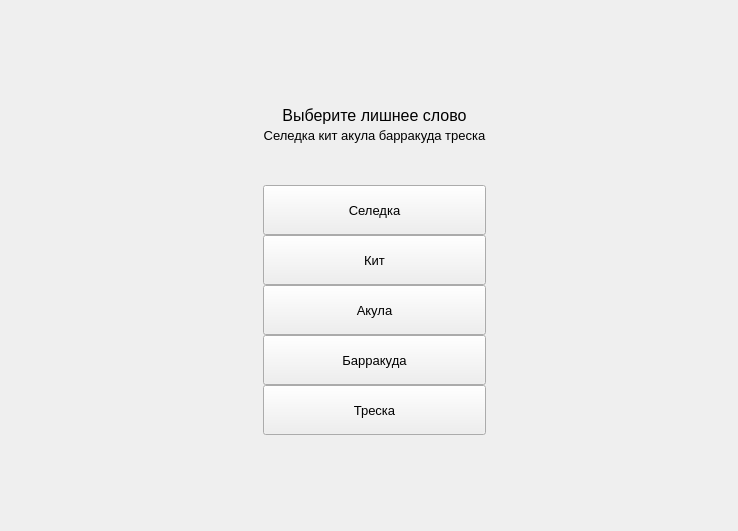
      <widget class="QWidget" name="page_6">
       <layout class="QGridLayout" name="gridLayout_12">
        <property name="rightMargin">
         <number>0</number>
        </property>
        <property name="bottomMargin">
         <number>0</number>
        </property>
        <property name="spacing">
         <number>0</number>
        </property>
        <item row="0" column="0">
         <widget class="QWidget" name="widget_6" native="true">
          <layout class="QGridLayout" name="gridLayout_8">
           <property name="leftMargin">
            <number>0</number>
           </property>
           <property name="topMargin">
            <number>0</number>
           </property>
           <property name="rightMargin">
            <number>0</number>
           </property>
           <property name="bottomMargin">
            <number>0</number>
           </property>
           <property name="spacing">
            <number>0</number>
           </property>
           <item row="0" column="2">
            <spacer name="verticalSpacer_16">
             <property name="orientation">
              <enum>Qt::Vertical</enum>
             </property>
             <property name="sizeHint" stdset="0">
              <size>
               <width>20</width>
               <height>95</height>
              </size>
             </property>
            </spacer>
           </item>
           <item row="1" column="1" colspan="2">
            <widget class="QLabel" name="label_8">
             <property name="font">
              <font>
               <pointsize>12</pointsize>
              </font>
             </property>
             <property name="text">
              <string>Выберите лишнее слово</string>
             </property>
             <property name="alignment">
              <set>Qt::AlignCenter</set>
             </property>
            </widget>
           </item>
           <item row="2" column="0">
            <spacer name="horizontalSpacer_11">
             <property name="orientation">
              <enum>Qt::Horizontal</enum>
             </property>
             <property name="sizeHint" stdset="0">
              <size>
               <width>252</width>
               <height>20</height>
              </size>
             </property>
            </spacer>
           </item>
           <item row="2" column="3">
            <spacer name="horizontalSpacer_12">
             <property name="orientation">
              <enum>Qt::Horizontal</enum>
             </property>
             <property name="sizeHint" stdset="0">
              <size>
               <width>252</width>
               <height>20</height>
              </size>
             </property>
            </spacer>
           </item>
           <item row="5" column="1" colspan="2">
            <widget class="QPushButton" name="pushButton_15">
             <property name="minimumSize">
              <size>
               <width>0</width>
               <height>50</height>
              </size>
             </property>
             <property name="font">
              <font>
               <pointsize>10</pointsize>
              </font>
             </property>
             <property name="text">
              <string>Кит</string>
             </property>
            </widget>
           </item>
           <item row="7" column="1" colspan="2">
            <widget class="QPushButton" name="pushButton_17">
             <property name="minimumSize">
              <size>
               <width>0</width>
               <height>50</height>
              </size>
             </property>
             <property name="font">
              <font>
               <pointsize>10</pointsize>
              </font>
             </property>
             <property name="text">
              <string>Барракуда</string>
             </property>
            </widget>
           </item>
           <item row="4" column="1" colspan="2">
            <widget class="QPushButton" name="pushButton_14">
             <property name="minimumSize">
              <size>
               <width>0</width>
               <height>50</height>
              </size>
             </property>
             <property name="font">
              <font>
               <pointsize>10</pointsize>
              </font>
             </property>
             <property name="text">
              <string>Селедка</string>
             </property>
            </widget>
           </item>
           <item row="2" column="1" colspan="2">
            <widget class="QLabel" name="label_9">
             <property name="font">
              <font>
               <pointsize>10</pointsize>
              </font>
             </property>
             <property name="text">
              <string>Селедка кит акула барракуда треска</string>
             </property>
             <property name="alignment">
              <set>Qt::AlignCenter</set>
             </property>
            </widget>
           </item>
           <item row="8" column="1" colspan="2">
            <widget class="QPushButton" name="pushButton_18">
             <property name="minimumSize">
              <size>
               <width>0</width>
               <height>50</height>
              </size>
             </property>
             <property name="font">
              <font>
               <pointsize>10</pointsize>
              </font>
             </property>
             <property name="text">
              <string>Треска</string>
             </property>
            </widget>
           </item>
           <item row="6" column="1" colspan="2">
            <widget class="QPushButton" name="pushButton_16">
             <property name="minimumSize">
              <size>
               <width>0</width>
               <height>50</height>
              </size>
             </property>
             <property name="font">
              <font>
               <pointsize>10</pointsize>
              </font>
             </property>
             <property name="text">
              <string>Акула</string>
             </property>
            </widget>
           </item>
           <item row="9" column="1">
            <spacer name="verticalSpacer_15">
             <property name="orientation">
              <enum>Qt::Vertical</enum>
             </property>
             <property name="sizeHint" stdset="0">
              <size>
               <width>20</width>
               <height>96</height>
              </size>
             </property>
            </spacer>
           </item>
           <item row="3" column="1">
            <spacer name="verticalSpacer_17">
             <property name="orientation">
              <enum>Qt::Vertical</enum>
             </property>
             <property name="sizeType">
              <enum>QSizePolicy::Minimum</enum>
             </property>
             <property name="sizeHint" stdset="0">
              <size>
               <width>20</width>
               <height>40</height>
              </size>
             </property>
            </spacer>
           </item>
          </layout>
         </widget>
        </item>
       </layout>
      </widget>
